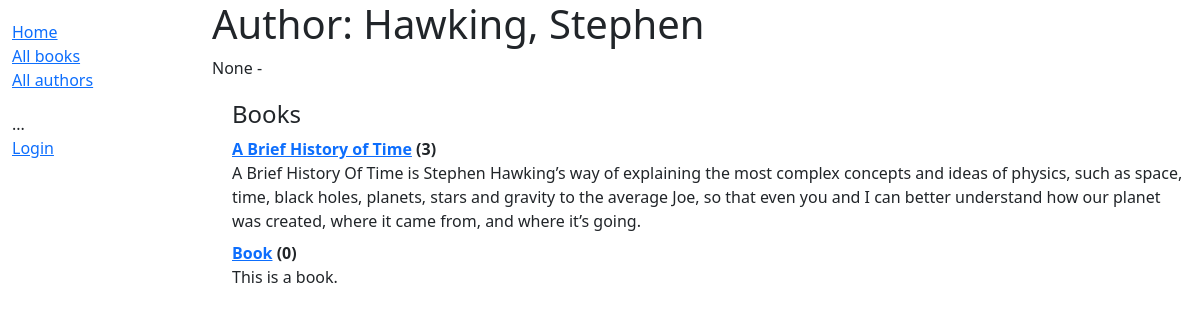
The app's page /catalog/author/1 with its own data.
### catalog/models.py (models this page shows, shortened)
class Author(models.Model):
    first_name = models.CharField(max_length=100)
    last_name = models.CharField(max_length=100)
    date_of_birth = models.DateField(null=True, blank=True)
    date_of_death = models.DateField('Died', null=True, blank=True)
    class Meta:
        ordering = ['last_name', 'first_name']
    def __str__(self):
        return f'{self.last_name}, {self.first_name}'

class Book(models.Model):
    title = models.CharField(max_length=200)
    author = models.ForeignKey('Author', on_delete=models.SET_NULL, null=True)
    summary = models.TextField(max_length=1000, help_text='Enter a brief description of the book')
    isbn = models.CharField('ISBN', max_length=13, unique=True,
                             help_text='13 Character <a href="https://www.isbn-international.org/content/what-isbn">ISBN number</a>')
    genre = models.ManyToManyField(Genre, help_text='Select a genre for this book')
    def __str__(self):
        return self.title
    def display_genre(self):
        """Create a string for the Genre. This is required to display genre in Admin."""
        return ', '.join(genre.name for genre in self.genre.all()[:3])
    display_genre.short_description = 'Genre'

### catalog/views.py (the view)
# urls.py: path('author/<int:pk>', views.AuthorDetailView.as_view(), name='author-detail'),
class AuthorDetailView(generic.DetailView):
    model = Author

### catalog/templates/catalog/author_detail.html
{% extends "base_generic.html" %}
{% block content %}
<h1>Author: {{ author }} </h1>
<p>{{author.date_of_birth}} - {% if author.date_of_death %}{{author.date_of_death}}{% endif %}</p>
<div style="margin-left:20px;margin-top:20px">
<h4>Books</h4>
<dl>
{% for book in author.book_set.all %}
  <dt><a href="{% url 'book-detail' book.pk %}">{{book}}</a> ({{book.bookinstance_set.all.count}})</dt>
  <dd>{{book.summary}}</dd>
{% endfor %}
</dl>
</div>
{% endblock %}

### records on screen
Author: date_of_birth "None"
Book: title "A Brief History of Time", bookinstance_set.all.count "3", summary "A Brief History Of Time is Stephen Hawking’s way of explaining the most complex concepts and ideas of physics, such as space, time, black holes, planets, stars and gravity to the average Joe, so that even you and I can better understand how our planet was created, where it came from, and where it’s going."
Book: title "Book", bookinstance_set.all.count "0", summary "This is a book."
